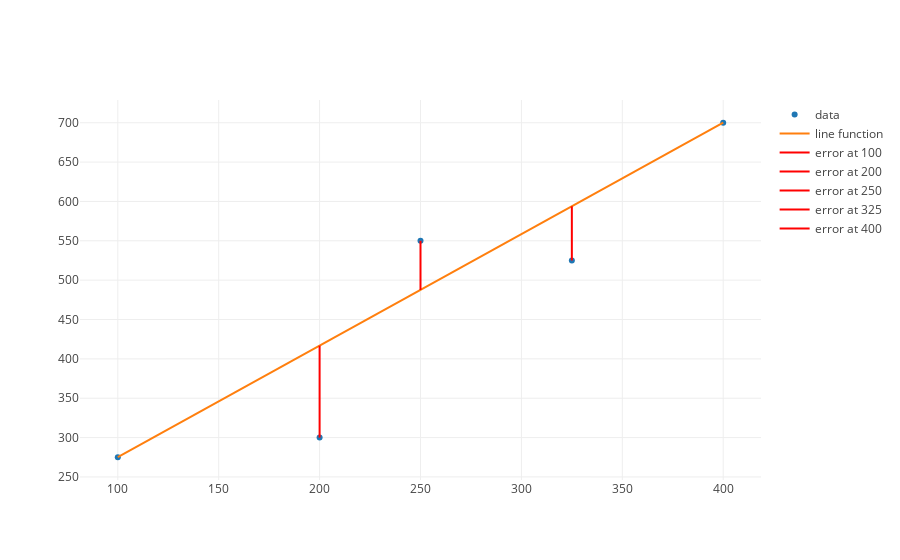

Write notebook code for a chart like this one.
### Markdown cell above
Ok, now we add in our functions for displaying the errors for our graph.

### Code cell
from graph import trace, plot, line_function_trace

def y_actual(x, x_values, y_values):
    combined_values = list(zip(x_values, y_values))
    point_at_x = list(filter(lambda point: point[0] == x,combined_values))[0]
    return point_at_x[1]

def error_line_trace(x_values, y_values, m, b, x):
    y_hat = m*x + b
    y = y_actual(x, x_values, y_values)
    name = 'error at ' + str(x)
    error_value = y - y_hat
    return {'x': [x, x], 'y': [y, y_hat], 'mode': 'lines', 'marker': {'color': 'red'}, 'name': name, 'text': [error_value], 'textposition':'top right'}

def error_line_traces(x_values, y_values, m, b):
    return list(map(lambda x_value: error_line_trace(x_values, y_values, m, b, x_value), x_values))

errors = error_line_traces(budgets, revenues, 1.417, 133.33)
plot([scatter_trace, regression_trace, *errors])

### Figure 1 — Plotly figure (JSON) as saved in the notebook; plotly's stock layout.template omitted (floating-point values rounded to 4 significant figures)
{"data": [{"mode": "markers", "name": "data", "text": [], "type": "scatter", "uid": "e8d8ff9c-e3af-11e9-9ff6-e12f6422c2a1", "x": [100, 200, 250, 325, 400], "y": [275, 300, 550, 525, 700]}, {"mode": "lines", "name": "line function", "type": "scatter", "uid": "e8d901f4-e3af-11e9-9ff6-e12f6422c2a1", "x": [100, 200, 250, 325, 400], "y": [275.0, 416.7, 487.6, 593.9, 700.1]}, {"marker": {"color": "red"}, "mode": "lines", "name": "error at 100", "text": ["-0.03000000000002956"], "textposition": "top right", "type": "scatter", "uid": "e8d90352-e3af-11e9-9ff6-e12f6422c2a1", "x": [100, 100], "y": [275, 275.0]}, {"marker": {"color": "red"}, "mode": "lines", "name": "error at 200", "text": ["-116.73000000000002"], "textposition": "top right", "type": "scatter", "uid": "e8d9047e-e3af-11e9-9ff6-e12f6422c2a1", "x": [200, 200], "y": [300, 416.7]}, {"marker": {"color": "red"}, "mode": "lines", "name": "error at 250", "text": ["62.41999999999996"], "textposition": "top right", "type": "scatter", "uid": "e8d9058c-e3af-11e9-9ff6-e12f6422c2a1", "x": [250, 250], "y": [550, 487.6]}, {"marker": {"color": "red"}, "mode": "lines", "name": "error at 325", "text": ["-68.85500000000002"], "textposition": "top right", "type": "scatter", "uid": "e8d9069a-e3af-11e9-9ff6-e12f6422c2a1", "x": [325, 325], "y": [525, 593.9]}, {"marker": {"color": "red"}, "mode": "lines", "name": "error at 400", "text": ["-0.13000000000010914"], "textposition": "top right", "type": "scatter", "uid": "e8d9079e-e3af-11e9-9ff6-e12f6422c2a1", "x": [400, 400], "y": [700, 700.1]}], "layout": {}}
